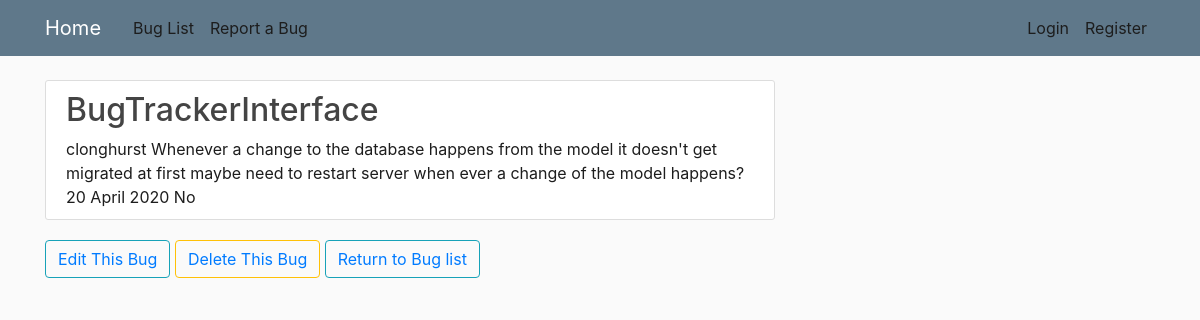
/bugTrackerInterface/1/, run on the app's committed database.
### bugTrackerInterface/models.py (models this page shows, shortened)
class Bug(models.Model):
    application = models.CharField(max_length=150)
    description = models.TextField()
    snippet = models.CharField(max_length=100, default='No Snippet Available')
    datePosted = models.DateTimeField(default=timezone.now)
    finished = models.BooleanField(default=False)
    addedBy = models.ForeignKey(User, on_delete=models.CASCADE)

### bugTrackerInterface/views.py (the view)
# urls.py: path('bugTrackerInterface/<int:pk>/', BugDetailView.as_view(), name='bug-detail'),
class BugDetailView(DetailView):
    model = Bug

### bugTrackerInterface/templates/bugTrackerInterface/bug_detail.html (shortened to what this page needs)
{% extends "bugTrackerInterface/base.html" %}
{% block content%}
<article class="media content-section">
    <div class="media-body">
        <h2>{{bug.application}}</h2>
        <span>{{bug.addedBy }}
            {{bug.description}}
            {{bug.datePosted|date:"d F Y"}}
            {% if bug.finished %}
            Yes <input type="checkbox" name="finished" id="finished">
            {%else%}
            No
            {%endif%}
        </span>
    </div>
</article>
    <button class="btn btn-outline-info"><a href="{% url 'bug-update' bug.id %}">Edit This Bug</a></button>
    <button class="btn btn-outline-warning"><a href="{% url 'bug-delete' bug.id %}">Delete This Bug</a></button>
    <button class="btn btn-outline-info"><a href="{% url 'bug-home' %}">Return to Bug list</a></button>
{% endblock content %}

### bugTrackerInterface/static/blog/style.css (style rules this page uses)
body { background: #fafafa; color: #3333; margin-top: 5rem; }
h1, h2, h3, h4, h5, h6 { color: #444444; }
span { color: #1d1d1d }
.content-section { background: #ffffff; padding: 10px 20px; border: 1px solid #dddddd; border-radius: 3px; margin-bottom: 20px; }

### data on the page
Bug: application "BugTrackerInterface", addedBy "clonghurst", description "Whenever a change to the database happens from the model it doesn't get migrated at first maybe need to restart server when ever a change of the model happens?", datePosted "20 April 2020"
